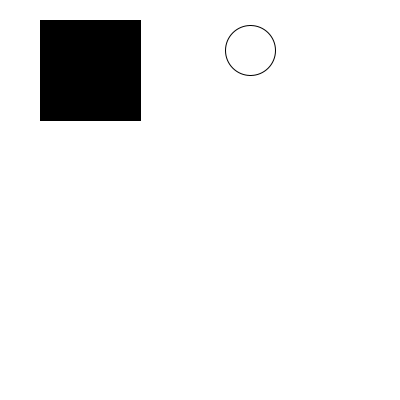
Frame 1 (no input)
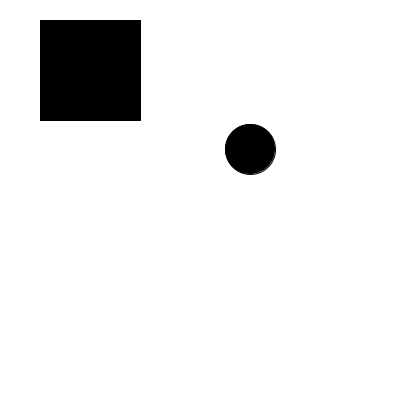
Frame 60 (the mouse pressed at the canvas centre just before this capture)
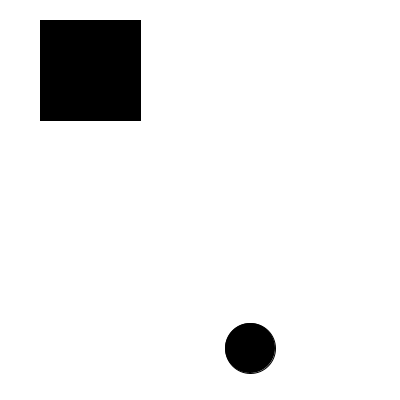
Frame 120 (the mouse held since frame 60 and released just before this capture)

The Processing sketch that drew these frames (run headless with seeded random() and noise(); from frame 60 on, the mouse is pressed at the canvas centre):

// Processing sketch: processing_57541
// ── processing_57541.pde

//PS3 Q1
//Kim Sipkens
 
float speed = 4;
float gravity = 0.2;
 
ball a;
button b;
void setup() {
  size(400,400);
  smooth();
  a = new ball(250,50,50,50);
  b = new button(40,20,100,100,0);
}
 
void draw() {
  background (255);
  a.display();
  b.display();
   
  if (b.on()==false) {
  a.drop();
}
}
  void mousePressed() {
    b.click();
  }
class ball {
  float x;
  float y;
  float dia;
  float c;
ball(float x,float y,float dia,color c) {
  this.x = x;
  this.y = y;
  this.dia = dia;
  this.c = c;
}
void display() {
  ellipse(x,y,dia,dia);
  fill(c);
}
 
void drop() {
    y = y + (int)speed;
    speed = speed + gravity;
 
    if (y >= height) {
      speed = -0.9 * speed;
    }
    speed = speed + gravity;
  }
}
class button {
  int btnx;
  int btny;
  int btnw;
  int btnh;
  color c;
  boolean on;
  boolean pressed;
 
  button(int btnx, int btny, int btnw, int btnh, color c) {
    this.btnx = btnx;
    this.btny = btny;
    this.btnw = btnw;
    this.btnh = btnh;
    this.c= c;
  }
 
  void display() {
    fill(c);
    rect(btnx, btny, btnw, btnh);
  }
 
  void click() {
    if (mouseX > b.btnx && mouseX < b.btnx+btnw && mouseY > b.btny && mouseY < b.btny+btnw) {
      on = !on;
    }
 
    if (on == true) {
      pressed = true;
    }
    else {
      pressed =false;
    }
  }
 
  boolean on() {
    if (pressed==true) {
      return true;
    }
  else {
    return false;
  }
 }
}
